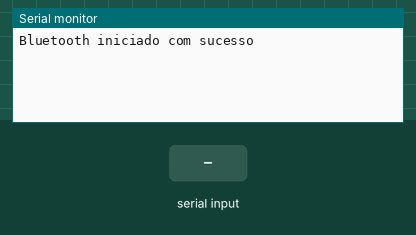
The program below on a simulated ESP32. Shown: the last lines printed to the serial monitor. Inputs (shaded band) come from the test bench. Nothing arrives over Bluetooth unless stated.

Above: at 1.2 s.
1.3 s: "liga\n" received over the second serial link
At 2.5 s:
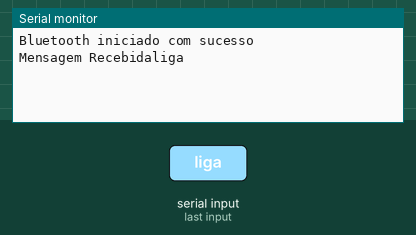
2.8 s: "desliga\n" received over the second serial link
At 3.6 s:
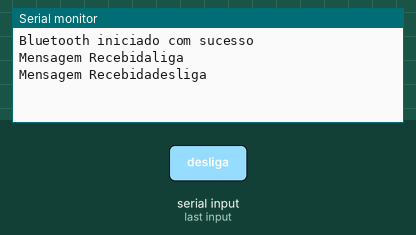
4.3 s: "1\n" received over the second serial link
At 4.8 s:
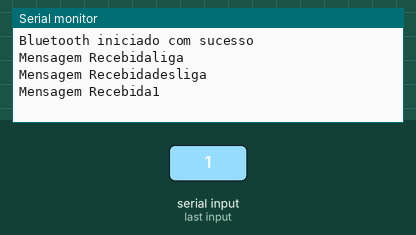

Measured:
- after the input at 1.3 s, the serial monitor: prints a new line at once (image 1)
- after the input at 2.8 s, the serial monitor: prints a new line at once (image 2)
- after the input at 4.3 s, the serial monitor: prints a new line at once (image 3)

The program:

main.cpp
```cpp
#include <Arduino.h>
#include <BluetoothSerial.h>
/**madu silva
 * aula slave
 */
BluetoothSerial BT;

void setup()
{
  Serial.begin(9600);

  if (BT.begin("ESPSLAVEMadu"))
  {
    Serial.println("Bluetooth iniciado com sucesso");
  }
  else
  {
    Serial.println("Erro ao iniciar o Bluetooth");
 }
}

void loop()
{
   if (Serial.available()) // Lê a entrada do monitor serial até encontrar o caractere de nova linha ('\n')
  {
    String mensagemEnviar = Serial.readStringUntil('\n'); // vai ler a serial
    mensagemEnviar.trim();                                // vai tirar espaco \n \r
    BT.println(mensagemEnviar);
  }
  if (BT.available())
  {
    String mensagemRecebida = BT.readStringUntil('\n');
    mensagemRecebida.trim();
    Serial.println("Mensagem Recebida" + mensagemRecebida); // o + esta ajuntado as duas frases

    if (mensagemRecebida.equals("liga"))
    {
    }
    else if (mensagemRecebida.equals("desliga"))
    {
    }
  }
}
```
